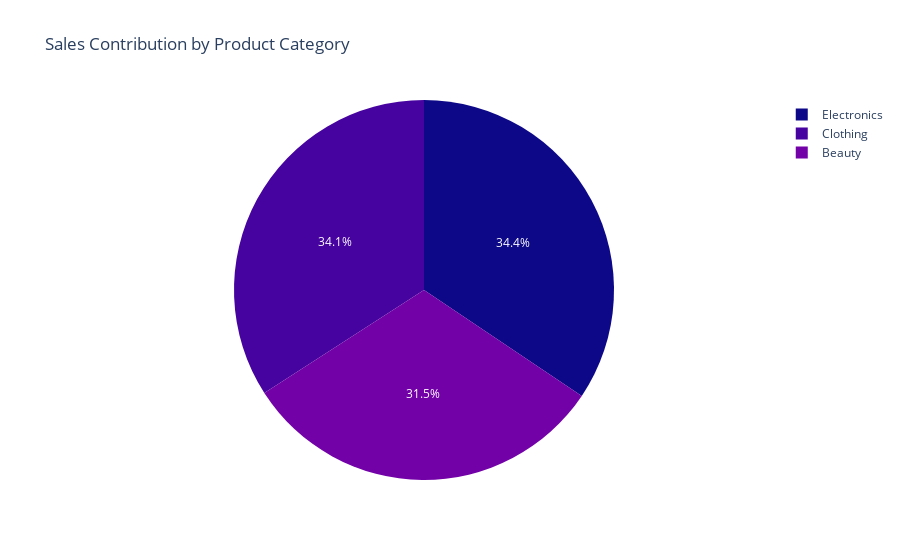

Notebook code for this chart:
### Code cell
# Pie Chart with Magma Color Palette
if 'Product Category' in df.columns:
    category_sales = df.groupby('Product Category')['Total Amount'].sum()
    fig = px.pie(
        values=category_sales.values, 
        names=category_sales.index, 
        title='Sales Contribution by Product Category', 
        color_discrete_sequence=px.colors.sequential.Plasma
    )
    fig.show()

### Figure 1 — Plotly figure (JSON) as saved in the notebook; plotly's stock layout.template omitted (floating-point values rounded to 4 significant figures)
{"data": [{"domain": {"x": [0, 1], "y": [0, 1]}, "hovertemplate": "label=%{label}<br>value=%{value}<extra></extra>", "labels": ["Beauty", "Clothing", "Electronics"], "legendgroup": "", "name": "", "showlegend": true, "type": "pie", "values": [143515, 155580, 156905]}], "layout": {"legend": {"tracegroupgap": 0}, "piecolorway": ["#0d0887", "#46039f", "#7201a8", "#9c179e", "#bd3786", "#d8576b", "#ed7953", "#fb9f3a", "#fdca26", "#f0f921"], "title": {"text": "Sales Contribution by Product Category"}}}
